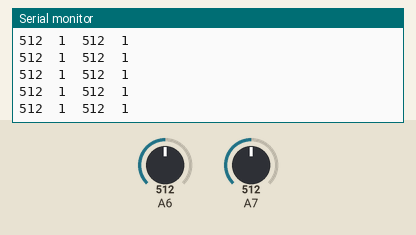
This sketch was run on a simulated Arduino Nano, built with avr-gcc and run on an emulated ATmega328P. Shown: the last lines printed to the serial monitor. The inputs (shaded band) are chosen by the test bench; at power-on: A6 = 512, A7 = 512.

Above: at 1.2 s.
1.3 s: A6 set to 111
At 2.3 s:
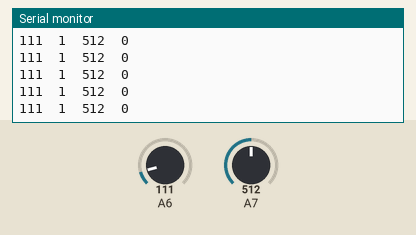
4.3 s: A6 set to 94
At 4.8 s:
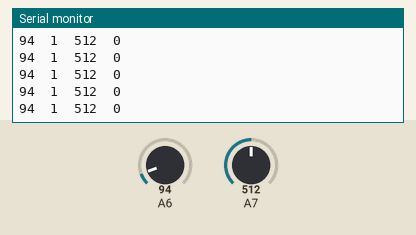
7.3 s: A6 set to 11
At 8.0 s:
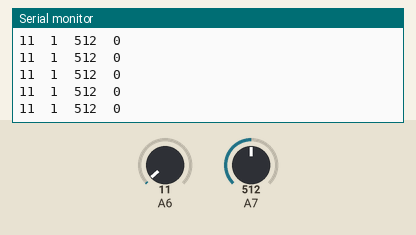
10.3 s: A6 set to 8
At 11.0 s:
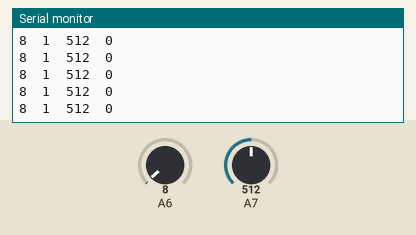
13.3 s: A7 set to 987
At 14.4 s:
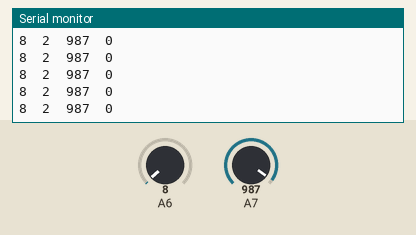
14.8 s: A7 set to 1015
At 15.3 s:
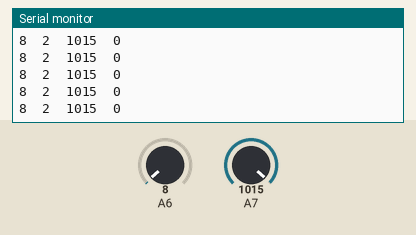
Timing chart, 0 to 17.8 s (numbered marks = the images above; inputs shaded):
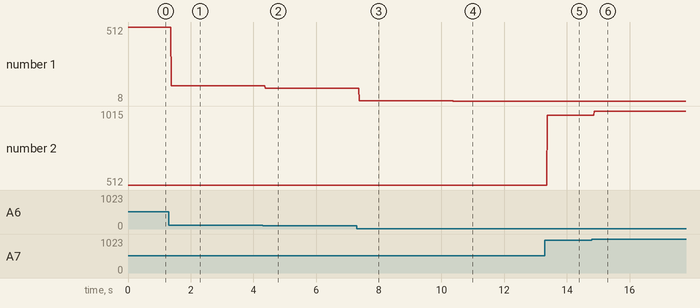

Measured:
- after the input at 1.3 s, the serial monitor: prints a new line after 0.08 s (image 1)
- after the input at 4.3 s, the serial monitor: prints a new line after 0.08 s (image 2)
- after the input at 7.3 s, the serial monitor: prints a new line after 0.07 s (image 3)
- after the input at 10.3 s, the serial monitor: prints a new line after 0.07 s (image 4)
- after the input at 13.3 s, the serial monitor: prints a new line after 0.07 s (image 5)
- after the input at 14.8 s, the serial monitor: prints a new line after 0.07 s (image 6)
- plotted number 1: 512 → 111 after the input at 1.3 s, 111 → 94 after the input at 4.3 s, 94 → 11 after the input at 7.3 s, 11 → 8 after the input at 10.3 s
- plotted number 2: 512 → 987 after the input at 13.3 s, 987 → 1015 after the input at 14.8 s

The sketch:

mando.ino
```cpp
#include <SoftwareSerial.h>
// software serial #1: RX = digital pin 10, TX = digital pin 11
SoftwareSerial bt(2, 3);

int x,y;
void setup() {
  Serial.begin(9600);
  bt.begin(9600);
}

void loop() {
x=analogRead(A6);
y=analogRead(A7);
x=map(x,0,1024,0,3);
y=map(y,0,1024,0,3);
Serial.print(analogRead(A6));
Serial.print("  ");
Serial.print(y);
Serial.print("  ");
 Serial.print(analogRead(A7));
Serial.print("  ");
Serial.println(x);
if(y==0){
bt.print("d");
  }
  if(y==2){
bt.print("i");
  }
  if(x==0){
bt.print("a");
  }
  if(x==2){
bt.print("r");
  }
}
```
